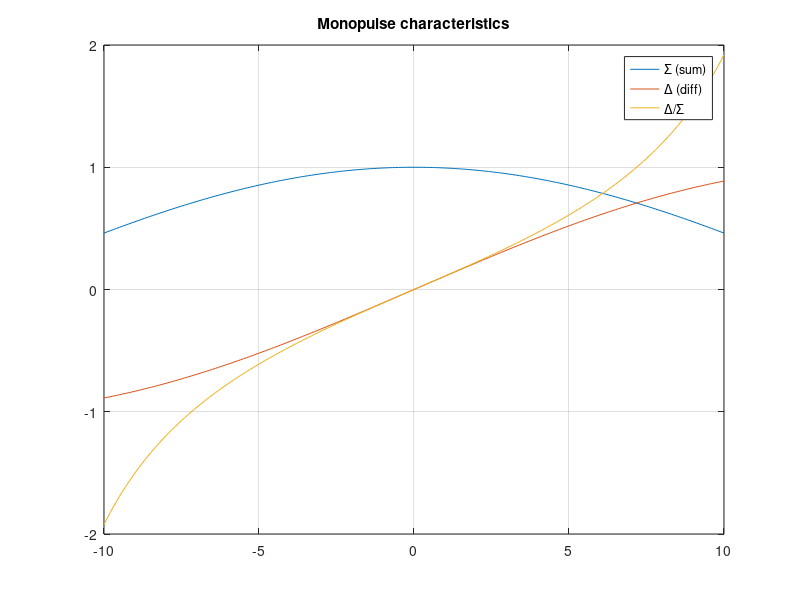

MATLAB code for this plot:
% Моноимпульсный пеленгатор
% Σ/Δ диаграммы и пеленгационная характеристика

thetaT = 3;
theta = -10:0.1:10;
sig = cos(pi*2*sind(theta));
dif = sin(pi*2*sind(theta));
mono = dif ./ max(1e-9, sig);
figure;
plot(theta, sig, theta, dif, theta, mono);
legend('Σ (sum)', 'Δ (diff)', 'Δ/Σ');
title('Monopulse characteristics'); grid on;

%{
@play
{
 "title": "Monopulse direction finder",
 "groups": [
  {
   "name": "Target",
   "controls": [
    {
     "var": "thetaT",
     "label": "Target θ",
     "min": -10,
     "max": 10,
     "step": 1,
     "default": 3
    }
   ]
  }
 ]
}
%}
